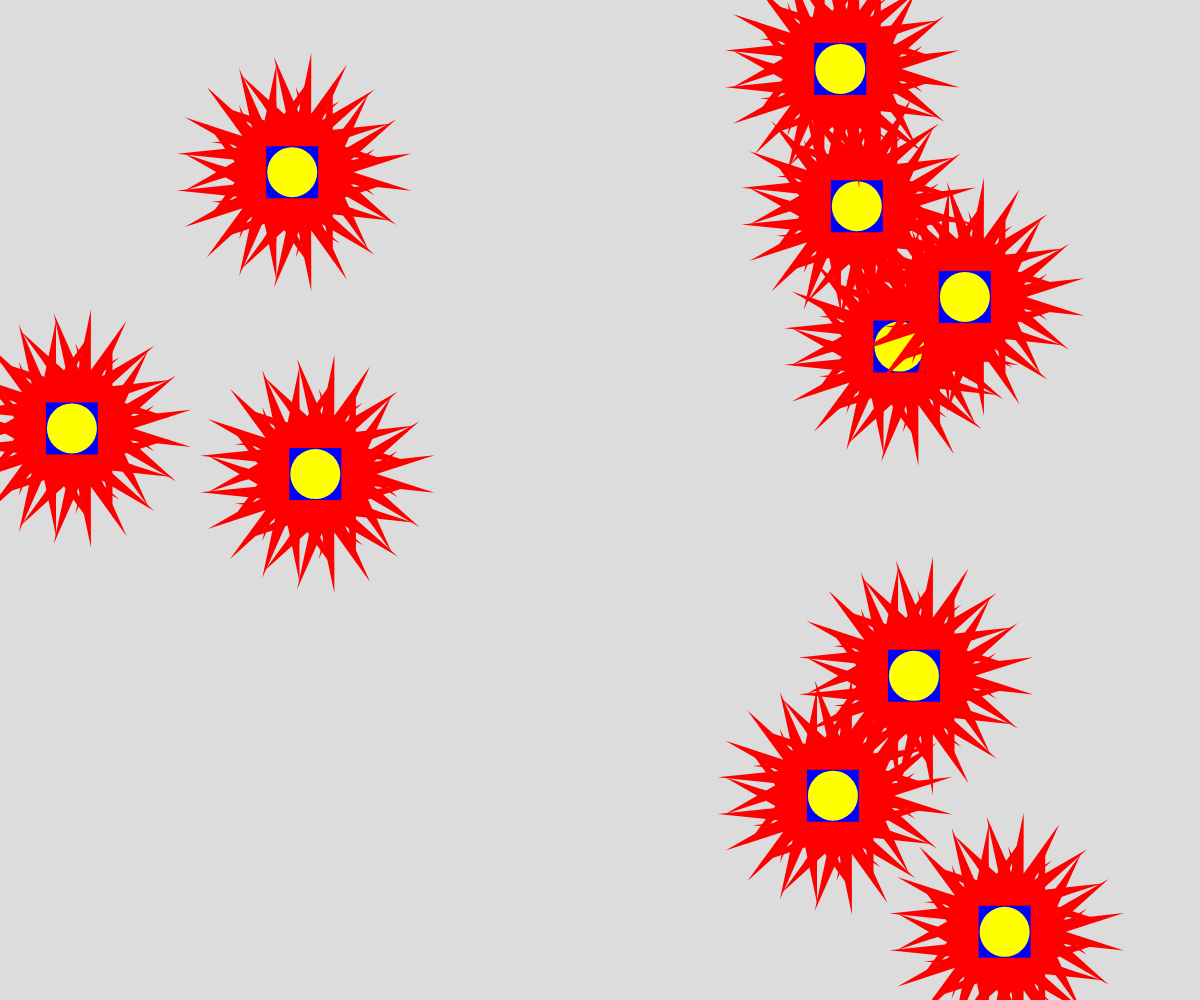
Frame 1 (no input)
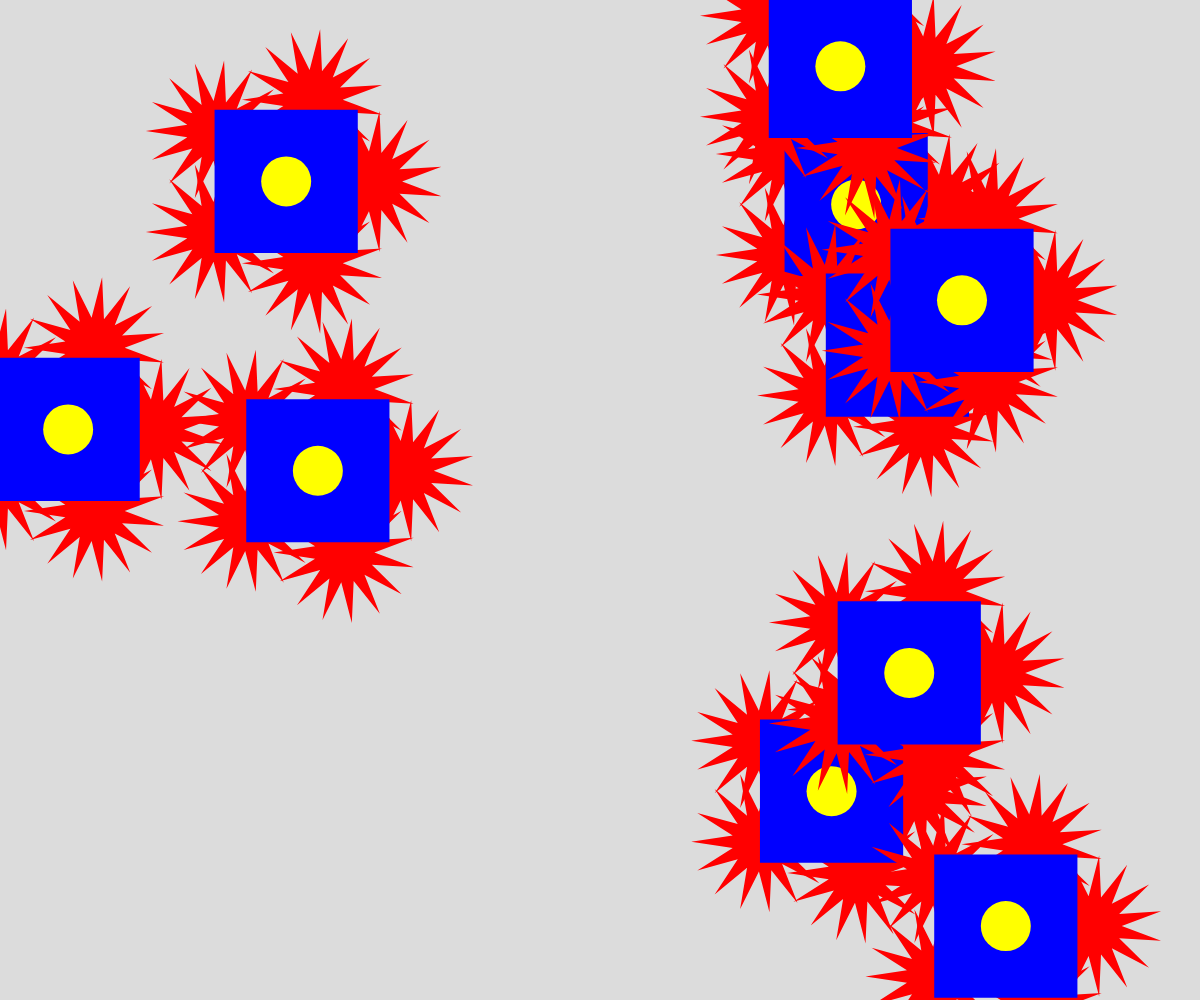
Frame 60 (no input)
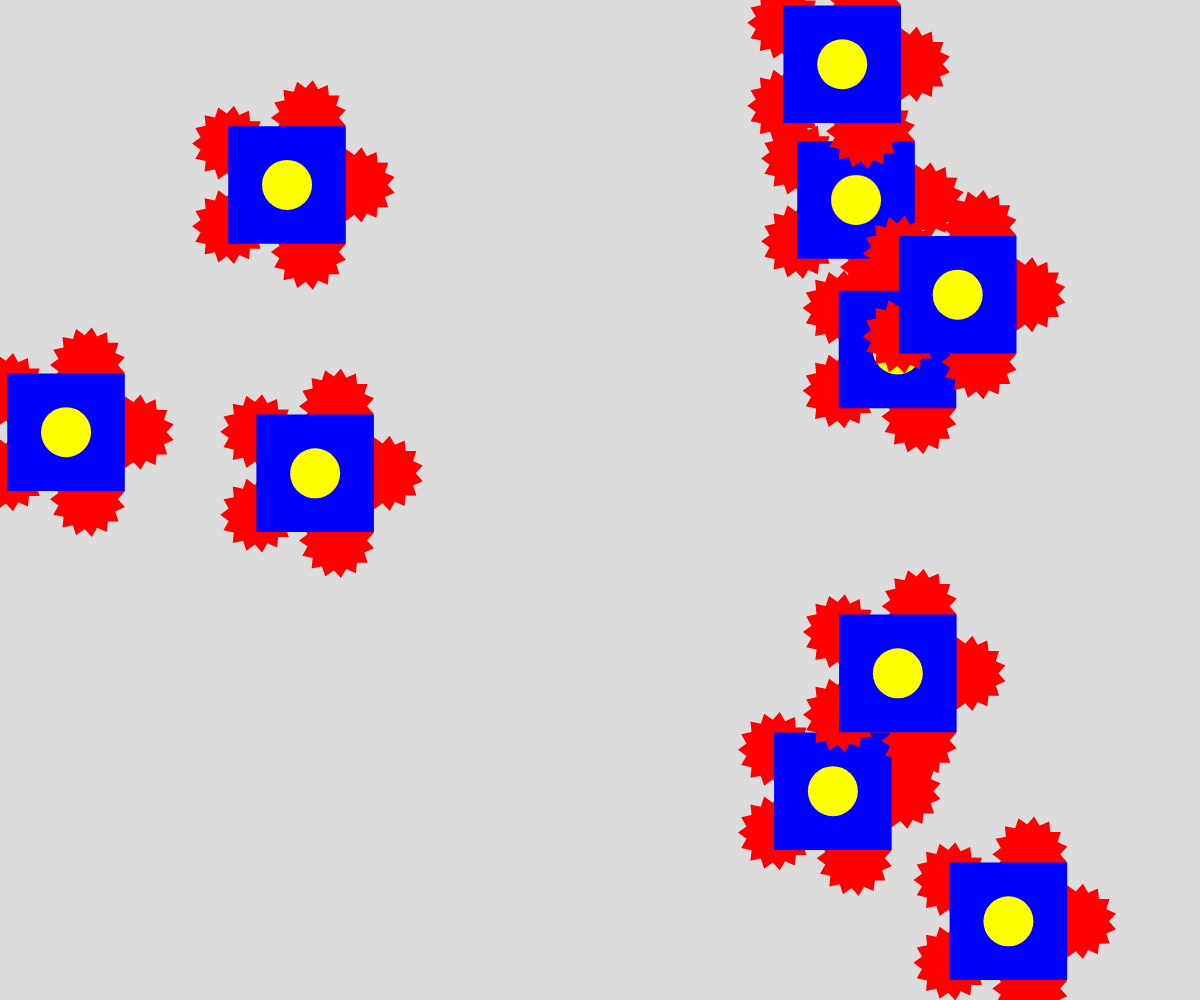
Frame 120 (the mouse pressed at the canvas centre since frame 60)

The p5.js sketch that drew these frames (run headless with seeded random() and noise() and a simulated clock; from frame 60 on, the mouse is pressed at the canvas centre):

// p5.js sketch
// ── sketch.js
let shapes = [];

function setup() {
  createCanvas(windowWidth, windowHeight);
  for (let i = 0; i < 10; i++) {
    // 創建包含圓形位置的物件，並加入 shapes 陣列
    let shape = {
      circleX: random(width),
      circleY: random(height),
      squareScale: 1.0,
      starScale: 1.0,
    };
    shapes.push(shape);
  }
}

function draw() {
  background(220);

  for (let i = 0; i < shapes.length; i++) {
    moveAndScaleShapes(shapes[i]);
    drawShapes(shapes[i]);
  }
}

function moveAndScaleShapes(shape) {
  // 移動圓形位置
  shape.circleX += random(-1, 1);
  shape.circleY += random(-1, 1);

  // 縮放正方形大小
  shape.squareScale = sin(frameCount * 0.02) * 2 + 1;

  // 縮放星星大小
  shape.starScale = cos(frameCount * 0.02) * 0.5 + 1;
}

function drawShapes(shape) {
  // 繪製紅色星星圍繞著縮放的正方形
  fill(255, 0, 0);
  noStroke();
  for (let angle = 0; angle < 360; angle += 72) {
    let starXPos = shape.circleX + cos(radians(angle)) * (60 / 2) * shape.squareScale;
    let starYPos = shape.circleY + sin(radians(angle)) * (60 / 2) * shape.squareScale;
    drawStar(starXPos, starYPos, 60 * shape.starScale, 30, 15);
  }

  // 繪製藍色正方形圍繞著移動和縮放的圓形
  fill(0, 0, 255);
  rectMode(CENTER);
  rect(shape.circleX, shape.circleY, 50 * shape.squareScale, 50 * shape.squareScale);

  // 繪製黃色圓形
  fill(255, 255, 0);
  ellipse(shape.circleX, shape.circleY, 50, 50);
}

function drawStar(x, y, radius1, radius2, npoints) {
  // 繪製星星的函數
  let angle = TWO_PI / npoints;
  let halfAngle = angle / 2.0;
  beginShape();
  for (let a = 0; a < TWO_PI; a += angle) {
    let sx = x + cos(a) * radius2;
    let sy = y + sin(a) * radius2;
    vertex(sx, sy);
    sx = x + cos(a + halfAngle) * radius1;
    sy = y + sin(a + halfAngle) * radius1;
    vertex(sx, sy);
  }
  endShape(CLOSE);
}

// 自動調整畫布大小以填滿整個視窗
function windowResized() {
  resizeCanvas(windowWidth, windowHeight);
}
